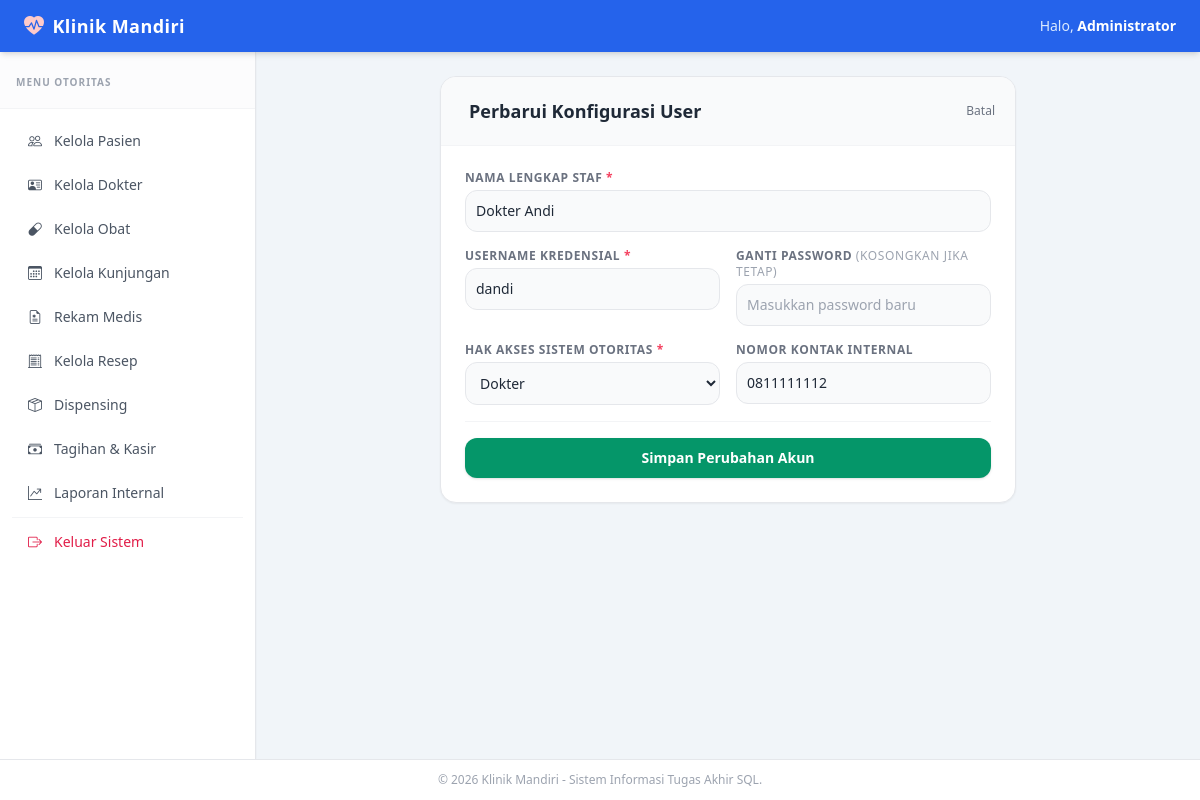
The app's page /modules/users/edit.php?id=2 (signed in) with its own data.
### tables this page shows
CREATE TABLE user (
    user_id INT AUTO_INCREMENT PRIMARY KEY,
    nama VARCHAR(100) NOT NULL,
    username VARCHAR(50) NOT NULL UNIQUE,
    password VARCHAR(255) NOT NULL,
    kontak VARCHAR(50),
    id_role INT NOT NULL,

    CONSTRAINT fk_user_role
        FOREIGN KEY (id_role)
        REFERENCES role(id_role)
        ON UPDATE CASCADE
        ON DELETE RESTRICT
);

CREATE TABLE role (
    id_role INT AUTO_INCREMENT PRIMARY KEY,
    nama_role VARCHAR(50) NOT NULL UNIQUE,
    deskripsi VARCHAR(255)
);

### modules/users/edit.php (the view, shortened to what this page needs)
<?php
require_once __DIR__ . '/../../config/koneksi.php';
$user_id = mysqli_real_escape_string($conn, $_GET['id']);
$user_data = mysqli_query($conn, "SELECT * FROM user WHERE user_id = '$user_id'");
$u = mysqli_fetch_assoc($user_data);
$roles = mysqli_query($conn, "SELECT id_role, nama_role FROM role ORDER BY id_role ASC");
include __DIR__ . '/../../includes/header.php';
include __DIR__ . '/../../includes/sidebar.php';
?>
<div class="max-w-xl mx-auto bg-white rounded-2xl border border-gray-200 shadow-sm overflow-hidden">
    <div class="p-5 border-b border-gray-100 bg-gray-50 flex justify-between items-center">
        <h2 class="text-lg font-bold text-gray-800"><i class="bi bi-pencil-shadow text-emerald-500 mr-2"></i> Perbarui Konfigurasi User</h2>
        <a href="index.php" class="text-xs text-gray-500">Batal</a>
    </div>
    <form action="" method="POST" class="p-6 space-y-4">
        <div>
            <label class="block text-xs font-bold text-gray-500 uppercase tracking-wider mb-1">Nama Lengkap Staf <span class="text-rose-500">*</span></label>
            <input type="text" name="nama" required value="<?= htmlspecialchars($u['nama']) ?>" class="w-full p-2.5 bg-gray-50 border border-gray-200 rounded-xl focus:outline-none text-sm">
        </div>
        <div class="grid grid-cols-1 md:grid-cols-2 gap-4">
            <div>
                <label class="block text-xs font-bold text-gray-500 uppercase tracking-wider mb-1">Username Kredensial <span class="text-rose-500">*</span></label>
                <input type="text" name="username" required value="<?= htmlspecialchars($u['username']) ?>" class="w-full p-2.5 bg-gray-50 border border-gray-200 rounded-xl focus:outline-none text-sm">
            </div>
            <div>
                <label class="block text-xs font-bold text-gray-500 uppercase tracking-wider mb-1">Ganti Password <span class="text-gray-400 font-normal">(Kosongkan jika tetap)</span></label>
                <input type="password" name="password" class="w-full p-2.5 bg-gray-50 border border-gray-200 rounded-xl focus:outline-none text-sm" placeholder="Masukkan password baru">
            </div>
        </div>
        <div class="grid grid-cols-1 md:grid-cols-2 gap-4">
            <div>
                <label class="block text-xs font-bold text-gray-500 uppercase tracking-wider mb-1">Hak Akses Sistem Otoritas <span class="text-rose-500">*</span></label>
                <select name="id_role" required class="w-full p-2.5 bg-gray-50 border border-gray-200 rounded-xl focus:outline-none text-sm">
                    <?php while ($r = mysqli_fetch_assoc($roles)): ?>
                        <option value="<?= $r['id_role'] ?>" <?= $u['id_role'] == $r['id_role'] ? 'selected' : '' ?>><?= htmlspecialchars($r['nama_role']) ?></option>
                    <?php endwhile; ?>
                </select>
            </div>
            <div>
                <label class="block text-xs font-bold text-gray-500 uppercase tracking-wider mb-1">Nomor Kontak internal</label>
                <input type="text" name="kontak" value="<?= htmlspecialchars($u['kontak']) ?>" class="w-full p-2.5 bg-gray-50 border border-gray-200 rounded-xl focus:outline-none text-sm">
            </div>
        </div>
        <div class="pt-4 border-t border-gray-100 flex justify-end">
            <button type="submit" class="w-full px-5 py-2.5 bg-emerald-600 hover:bg-emerald-700 text-white rounded-xl text-sm font-semibold transition shadow">Simpan Perubahan Akun</button>
        </div>
    </form>
</div>
<?php include __DIR__ . '/../../includes/footer.php'; ?>

### records on screen
user: nama "Dokter Andi", username "dandi", id_role "Dokter", kontak "0811111112"

### other values on screen
$_SESSION['nama'] "Administrator"
